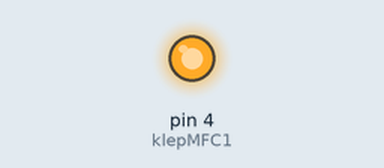
Simulated run of this sketch. Board: Arduino Uno, built with avr-gcc and run on an emulated ATmega328P. Shown: output pins drawn as LEDs (lit = HIGH). What the sketch prints to the serial monitor is not drawn.

Above: at 0.1 s.
Timing chart, 0 to 1.6 s (numbered marks = the images above):
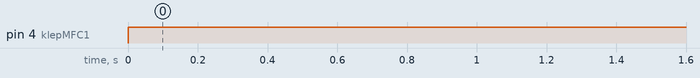

Measured:
- by itself, pin 4 (klepMFC1): LOW → HIGH at 0.00 s

The sketch:

LS_valve_ethylene_program_intscrub.ino
```cpp
int additional_stabilization = 0;
// The following variables were not used in the original loop and have been removed for clarity
// int klepMFC2 = 5;
// unsigned long stabilization_duration = 1 * time_hours;

// Set the pin for the valve.
const int klepMFC1 = 4;

// The duration for each state (ON or OFF) is 1 hour in milliseconds.
const unsigned long one_hour_in_ms = 3600000;

void setup() {
  // Set the pin as an output.
  pinMode(klepMFC1, OUTPUT);
  Serial.begin(9600);

  // --- INITIAL STATE ---
  // Start with the valve closed (OFF)
  digitalWrite(klepMFC1, LOW);
  Serial.println("Program started. Valve is OFF.");

  // The code for initial stabilization using `additional_stabilization` has been commented out,
  // as it was not used and might cause a long initial delay if set.
  // delay(additional_stabilization * one_hour_in_ms);
}

void loop() {
  // --- Turn valve ON ---
  digitalWrite(klepMFC1, HIGH);
  Serial.println(1);
  delay(one_hour_in_ms*24);
  // The loop will repeat, turning the valve on and off every hour.
}
```
